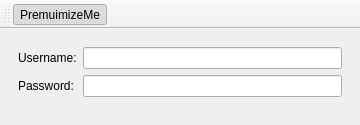
<?xml version="1.0" encoding="UTF-8"?>
<ui version="4.0">
 <class>PreferencesWindow</class>
 <widget class="QMainWindow" name="PreferencesWindow">
  <property name="geometry">
   <rect>
    <x>0</x>
    <y>0</y>
    <width>360</width>
    <height>125</height>
   </rect>
  </property>
  <property name="windowTitle">
   <string>Preferences</string>
  </property>
  <property name="unifiedTitleAndToolBarOnMac">
   <bool>true</bool>
  </property>
  <widget class="QWidget" name="centralwidget">
   <layout class="QVBoxLayout" name="verticalLayout">
    <item>
     <widget class="QStackedWidget" name="stackedWidget">
      <widget class="QWidget" name="page">
       <layout class="QFormLayout" name="formLayout">
        <item row="0" column="0">
         <widget class="QLabel" name="label_2">
          <property name="text">
           <string>Username:</string>
          </property>
         </widget>
        </item>
        <item row="1" column="0">
         <widget class="QLabel" name="label">
          <property name="text">
           <string>Password:</string>
          </property>
         </widget>
        </item>
        <item row="0" column="1">
         <widget class="QLineEdit" name="lineEditUserName"/>
        </item>
        <item row="1" column="1">
         <widget class="QLineEdit" name="lineEditPassword">
          <property name="echoMode">
           <enum>QLineEdit::Password</enum>
          </property>
         </widget>
        </item>
       </layout>
      </widget>
      <widget class="QWidget" name="page_2"/>
     </widget>
    </item>
   </layout>
  </widget>
  <widget class="QToolBar" name="toolBar">
   <property name="windowTitle">
    <string>toolBar</string>
   </property>
   <property name="toolButtonStyle">
    <enum>Qt::ToolButtonTextUnderIcon</enum>
   </property>
   <attribute name="toolBarArea">
    <enum>TopToolBarArea</enum>
   </attribute>
   <attribute name="toolBarBreak">
    <bool>false</bool>
   </attribute>
   <addaction name="actionPremuimizeMe"/>
  </widget>
  <action name="actionPremuimizeMe">
   <property name="checkable">
    <bool>true</bool>
   </property>
   <property name="checked">
    <bool>true</bool>
   </property>
   <property name="text">
    <string>PremuimizeMe</string>
   </property>
   <property name="toolTip">
    <string>PremuimizeMe</string>
   </property>
  </action>
 </widget>
 <resources/>
 <connections/>
</ui>
